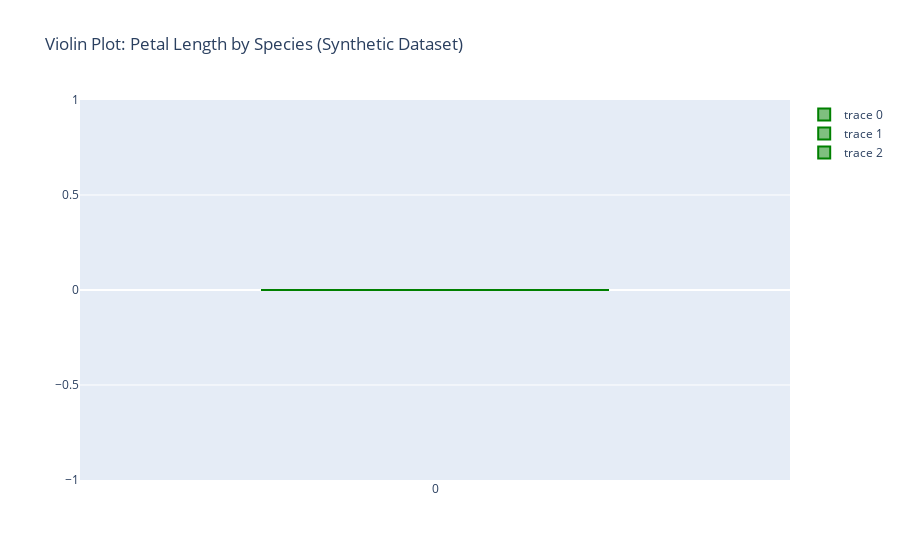

Here is the notebook cell this chart was saved with:
### Code cell
plt.figure(figsize=(10, 6))
violin_plot = sns.violinplot(x='species', y='petal length (cm)', data=df_synthetic, palette='muted')
plt.xlabel('Species')
plt.ylabel('Petal Length (cm)')
plt.title('Violin Plot: Petal Length by Species (Synthetic Dataset)')

# Extract data from Seaborn violin plot using get_offsets()
violin_data = [patch.get_offsets() for patch in violin_plot.collections]

# Create a Plotly figure using make_subplots
chart_seven = make_subplots(rows=1, cols=1)
for data in violin_data:
    chart_seven.add_trace(go.Violin(x=data[:, 0], y=data[:, 1], box_visible=True, line_color='green'), row=1, col=1)

# Update layout of the Plotly figure
chart_seven.update_layout(title_text='Violin Plot: Petal Length by Species (Synthetic Dataset)')

# Show the Plotly figure
chart_seven.show()

### Figure 1 — Plotly figure (JSON) as saved in the notebook; plotly's stock layout.template omitted (floating-point values rounded to 4 significant figures)
{"data": [{"box": {"visible": true}, "line": {"color": "green"}, "type": "violin", "x": [0], "xaxis": "x", "y": [0], "yaxis": "y"}, {"box": {"visible": true}, "line": {"color": "green"}, "type": "violin", "x": [0], "xaxis": "x", "y": [0], "yaxis": "y"}, {"box": {"visible": true}, "line": {"color": "green"}, "type": "violin", "x": [0], "xaxis": "x", "y": [0], "yaxis": "y"}], "layout": {"autosize": true, "title": {"text": "Violin Plot: Petal Length by Species (Synthetic Dataset)"}, "xaxis": {"anchor": "y", "autorange": true, "domain": [0, 1], "range": [-0.5, 0.5], "type": "linear"}, "yaxis": {"anchor": "x", "autorange": true, "domain": [0, 1], "range": [-1, 1], "type": "linear"}}}
